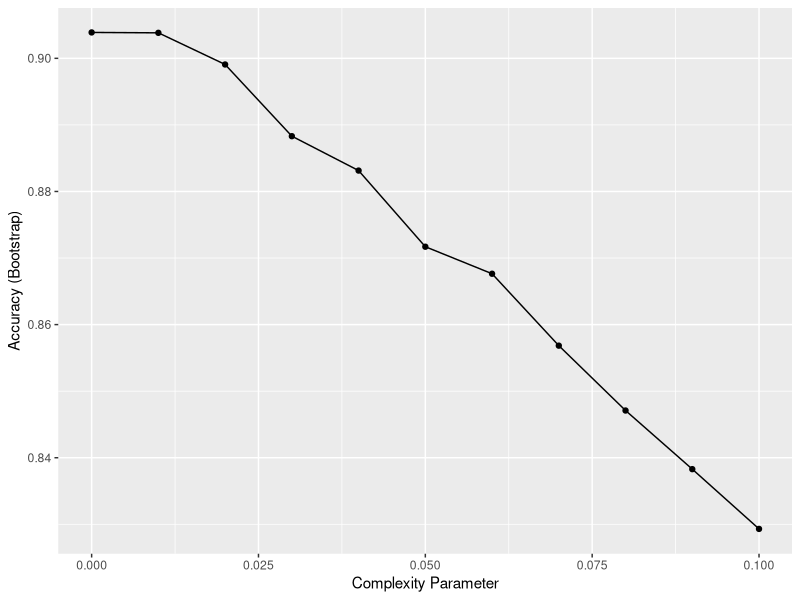

Reproduce this figure in R. (Note: this script raises an error after producing the figure.)
# Q1

library(rpart)
library(caret)
library(dslabs)
data("tissue_gene_expression")

set.seed(1991) 

# Q2 

fit_rpart <- with(tissue_gene_expression,
            train(x, y, method="rpart",
                  tuneGrid = data.frame(cp = seq(0, 0.1, 0.01)), control = rpart.control(minsplit = 0)))

ggplot(fit_rpart)

confusionMatrix(fit_rpart)

# Q3

plot(fit$finalModel)
text(fit$finalModel)

# Q4

fit <- with(tissue_gene_expression,
            train(x, y, method = "rf", 
                  tuneGrid = data.frame(mtry = seq(50, 200, 25)), nodesize = 1))

ggplot(fit)

confusionMatrix(fit)

# Q5 
imp <- varImp(fit)
imp

# Q6
tree_terms <- as.character(unique(fit_rpart$finalModel$frame$var[!(fit_rpart$finalModel$frame$var == "<leaf>")]))
tree_terms
